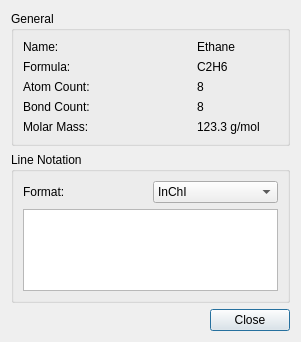
<?xml version="1.0" encoding="UTF-8"?>
<ui version="4.0">
 <class>MoleculePropertiesDialog</class>
 <widget class="QDialog" name="MoleculePropertiesDialog">
  <property name="geometry">
   <rect>
    <x>0</x>
    <y>0</y>
    <width>301</width>
    <height>342</height>
   </rect>
  </property>
  <property name="windowTitle">
   <string>Molecule Properties</string>
  </property>
  <layout class="QVBoxLayout" name="verticalLayout">
   <item>
    <widget class="QGroupBox" name="groupBox">
     <property name="title">
      <string>General</string>
     </property>
     <layout class="QGridLayout" name="gridLayout">
      <item row="0" column="0">
       <widget class="QLabel" name="nameLabel">
        <property name="text">
         <string>Name:</string>
        </property>
       </widget>
      </item>
      <item row="1" column="0">
       <widget class="QLabel" name="formulaLabel">
        <property name="text">
         <string>Formula:</string>
        </property>
       </widget>
      </item>
      <item row="2" column="0" colspan="2">
       <widget class="QLabel" name="atomCountLabel">
        <property name="text">
         <string>Atom Count:</string>
        </property>
       </widget>
      </item>
      <item row="4" column="0" colspan="2">
       <widget class="QLabel" name="bondCountLabel">
        <property name="text">
         <string>Bond Count:</string>
        </property>
       </widget>
      </item>
      <item row="4" column="3">
       <widget class="QLabel" name="bondCountValue">
        <property name="text">
         <string>8</string>
        </property>
       </widget>
      </item>
      <item row="5" column="0" colspan="2">
       <widget class="QLabel" name="molarMassLabel">
        <property name="text">
         <string>Molar Mass:</string>
        </property>
       </widget>
      </item>
      <item row="5" column="3">
       <widget class="QLabel" name="molarMassValue">
        <property name="text">
         <string>123.3 g/mol</string>
        </property>
       </widget>
      </item>
      <item row="1" column="3">
       <widget class="QLabel" name="formulaValue">
        <property name="text">
         <string>C2H6</string>
        </property>
       </widget>
      </item>
      <item row="0" column="3">
       <widget class="QLabel" name="nameValue">
        <property name="text">
         <string>Ethane</string>
        </property>
       </widget>
      </item>
      <item row="2" column="3">
       <widget class="QLabel" name="atomCountValue">
        <property name="text">
         <string>8</string>
        </property>
       </widget>
      </item>
     </layout>
    </widget>
   </item>
   <item>
    <widget class="QGroupBox" name="groupBox_2">
     <property name="title">
      <string>Line Notation</string>
     </property>
     <layout class="QGridLayout" name="gridLayout_2">
      <item row="0" column="0">
       <widget class="QLabel" name="formatLabel">
        <property name="text">
         <string>Format:</string>
        </property>
       </widget>
      </item>
      <item row="0" column="1">
       <widget class="QComboBox" name="lineFormatComboBox">
        <item>
         <property name="text">
          <string>InChI</string>
         </property>
        </item>
        <item>
         <property name="text">
          <string>InChIKey</string>
         </property>
        </item>
        <item>
         <property name="text">
          <string>SMILES</string>
         </property>
        </item>
       </widget>
      </item>
      <item row="1" column="0" colspan="2">
       <widget class="QTextEdit" name="lineFormatValue">
        <property name="readOnly">
         <bool>true</bool>
        </property>
       </widget>
      </item>
     </layout>
    </widget>
   </item>
   <item>
    <widget class="QDialogButtonBox" name="buttonBox">
     <property name="orientation">
      <enum>Qt::Horizontal</enum>
     </property>
     <property name="standardButtons">
      <set>QDialogButtonBox::Close</set>
     </property>
    </widget>
   </item>
  </layout>
 </widget>
 <resources/>
 <connections>
  <connection>
   <sender>buttonBox</sender>
   <signal>accepted()</signal>
   <receiver>MoleculePropertiesDialog</receiver>
   <slot>accept()</slot>
   <hints>
    <hint type="sourcelabel">
     <x>248</x>
     <y>254</y>
    </hint>
    <hint type="destinationlabel">
     <x>157</x>
     <y>274</y>
    </hint>
   </hints>
  </connection>
  <connection>
   <sender>buttonBox</sender>
   <signal>rejected()</signal>
   <receiver>MoleculePropertiesDialog</receiver>
   <slot>reject()</slot>
   <hints>
    <hint type="sourcelabel">
     <x>316</x>
     <y>260</y>
    </hint>
    <hint type="destinationlabel">
     <x>286</x>
     <y>274</y>
    </hint>
   </hints>
  </connection>
 </connections>
</ui>
